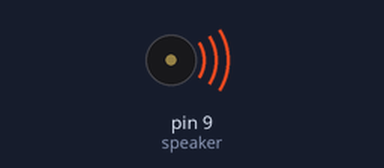
A sketch run on a simulated Arduino Uno, built with avr-gcc and run on an emulated ATmega328P. On the bench: buzzer (waves = sounding).

Above: at 0.2 s.
Timing chart, 0 to 3.5 s (numbered marks = the images above):
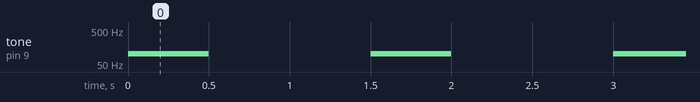

Measured:
- by itself, tone on pin 9 (speaker): alternates 100 Hz for 0.50 s and silent for 1.0 s

The sketch:

speaker.ino
```cpp
 /*************************************************************************
 **                                                                      **
 **    Fer sonar un to predefinit arduino                                **
 **                                                                      **
 *************************************************************************/

 //******  Includes  ******************************************************


 //******  Variables  *****************************************************
const int speaker = 9;


 //******  Setup  *********************************************************
 void setup () {
  pinMode(speaker, OUTPUT);

 }


 //******  Loop  **********************************************************
 void loop () {
tone (speaker, 100);
delay (500);
noTone (speaker);
delay (1000);

}
```
